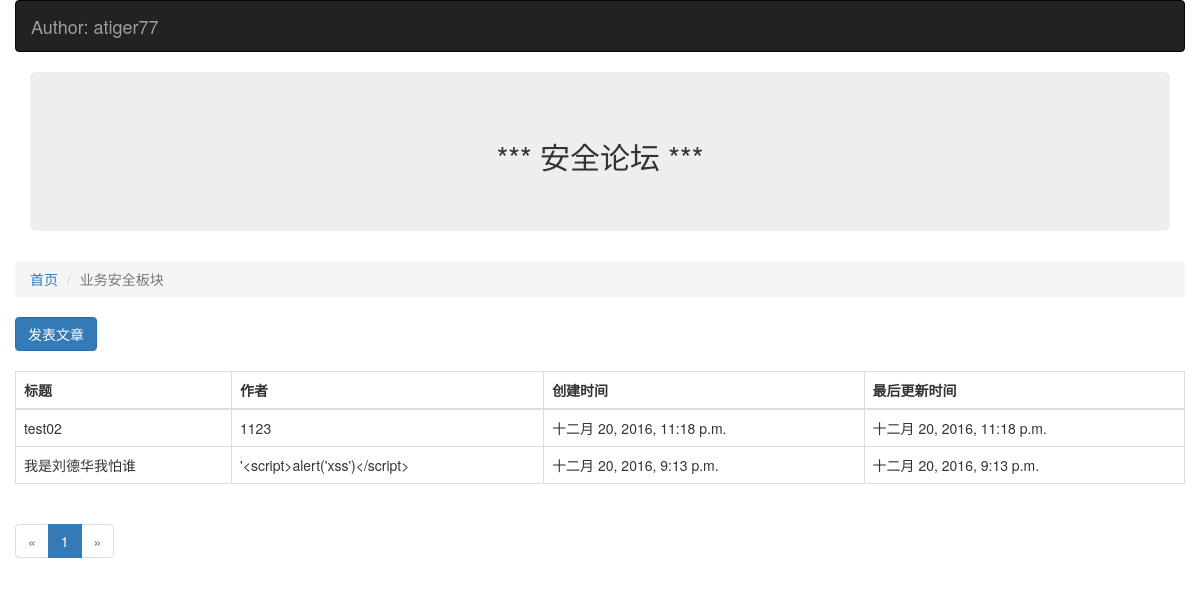
The app's page /article/list/1, older data.
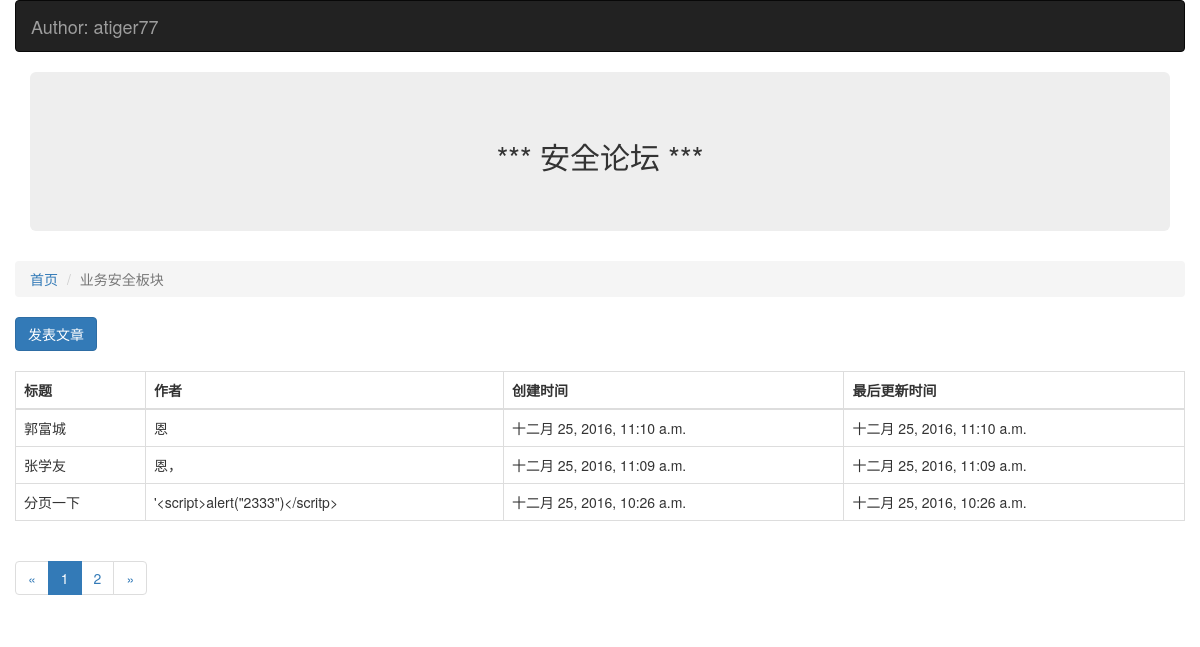
The same page, newer data.
### Block/models.py (models this page shows, shortened)
class Block(models.Model):
    name = models.CharField(u"板块名称",max_length=60)
    desc = models.CharField(u"板块描述",max_length=100)
    manager =  models.CharField(u"管理员名称",max_length=30)
    status = models.IntegerField(u"状态",choices=((0,"正常"),(1,"删除")))
    class Meta:
        verbose_name = "板块"
        verbose_name_plural = "板块"

### Article/models.py (models this page shows, shortened)
class Article(models.Model):
    owner = models.ForeignKey(User,verbose_name="作者")
    block = models.ForeignKey(Block,verbose_name="板块ID")
    title = models.CharField(u"文章名称",max_length=100)
    content = models.CharField(u"文章描述",max_length=500)
    status = models.IntegerField(u"状态",choices=((0,"正常"),(1,"删除")))
    create_timestamp = models.DateTimeField('创建时间',auto_now_add=True)
    last_update_timestamp = models.DateTimeField('最后更新时间',auto_now=True)
    class Meta:
        verbose_name = "文章"
        verbose_name_plural = "文章"

### Article/views.py (the view)
# urls.py: url(r'^list/(?P<block_id>\d+)', article_list),
def article_list(request,block_id):
    block_id = int(block_id)
    block = Block.objects.get(id=block_id)
    '''实现分页器功能'''
    article_cnt_1page = 3
    page_no = int(request.GET.get("page_no","1"))
    all_articles = Article.objects.filter(block=block,status=0).order_by("-id")
    p = Paginator(all_articles, article_cnt_1page)
    page = p.page(page_no)
    article_objs = page.object_list
    return render(request,"article_list.html",{"articles":article_objs,"b":block,"page":page})

### Article/templates/article_list.html (shortened to what this page needs)
{% extends "base.html" %}
{% block content %}
<ol class="breadcrumb">
  <li><a href="/">首页</a></li>
  <li class="active">{{ b.name }}</li>
</ol>
<a href="/article/create/{{ b.id }}" class="btn btn-primary">发表文章</a>
<br>
<br>
<table class="table table-bordered">
  <thead>
    <th>标题</th>
    <th>作者</th>
    <th>创建时间</th>
    <th>最后更新时间</th>
  </thead>
  <tbody>
    {% for article in articles %}
    <tr>
        <td>{{ article.title }}</td>
        <td>{{ article.content }}</td>
        <td>{{ article.create_timestamp }}</td>
        <td>{{ article.last_update_timestamp }}</td>
    </tr>
   {% endfor%}
  </tbody>
</table>
<nav>
  <ul class="pagination">
    <li>
        {% if not page.has_previous %}
        <a href="#">&laquo;</a>
        {% endif %}
    </li>
    {% for i in page.paginator.page_range %}
    <li {% if page.number == i %}class="active"{% endif %}>
        <a href="?page_no={{ i }}">{{ i }}</a>
    </li>
    {% endfor %}
    <li>
       {% if page.has_next %}
        <a href="?page_no={{ page.next_page_number }}">&raquo;</a>
       {% endif %}
       {% if not page.has_next %}
        <a href="">&raquo;</a>
       {% endif %}
    </li>
  </ul>
</nav>
{% endblock %}

### templates/base.html (shortened to what this page needs)
<!DOCTYPE html>
<html>
<head>
    <link rel="stylesheet" href="/static/css/bootstrap.min.css">
</head>
<body>
  <div class="container">
      <div class="row">
          <nav class="navbar navbar-inverse" role="navigation">
            <div class="container-fluid">
            <div class="navbar-header">
            <a class="navbar-brand" href="#">Author: atiger77</a>
            </div>
            </div>
           </nav>
          <div class="col-xs-12 col-md-12">
              <div class="jumbotron">
                <center><h2>*** 安全论坛 ***</h2></center>
              </div>
          </div>
      </div>
      <div class="row">
       {% block content %}
       {% endblock %}
       </div>
   </div>
</body>
</html>

Row changes from the older to the newer data that the page shows:
no longer on this page (row unchanged): Article: title "test02", content "1123", create_timestamp "十二月 20, 2016, 11:18 p.m.", last_update_timestamp "十二月 20, 2016, 11:18 p.m."
no longer on this page (row unchanged): Article: title "我是刘德华我怕谁", content "'<script>alert('xss')</script>", create_timestamp "十二月 20, 2016, 9:13 p.m.", last_update_timestamp "十二月 20, 2016, 9:13 p.m."
added Article: title "郭富城", content "恩", create_timestamp "十二月 25, 2016, 11:10 a.m.", last_update_timestamp "十二月 25, 2016, 11:10 a.m."
added Article: title "张学友", content "恩，", create_timestamp "十二月 25, 2016, 11:09 a.m.", last_update_timestamp "十二月 25, 2016, 11:09 a.m."
added Article: title "分页一下", content "'<script>alert(\"2333\")</scritp>", create_timestamp "十二月 25, 2016, 10:26 a.m.", last_update_timestamp "十二月 25, 2016, 10:26 a.m."
Text that changed along with them:
new list line: "2"
